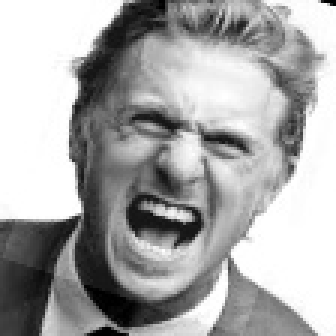
//> input picture code/ascend_310B/smart_ip_interaction/datasets/emotion_dataset_6cls/test/angry/4_jpg.rf.f9677a5917b25f15e8441198f8145abc_0.jpg, 112 x 112 px (shown 3 times larger)
$ ./host ../../../../../../../../ascend_310B/smart_ip_interaction/datasets/emotion_dataset_6cls/test/angry/20231118_194043_jpg.rf.3103f7b5193b400b794ffb58ec3b2d90_0.jpg ../../../../../../../../ascend_310B/smart_ip_interaction/datasets/emotion_dataset_6cls/test/angry/4_jpg.rf.f9677a5917b25f15e8441198f8145abc_0.jpg 100 100 3   (built with g++ and OpenCV 4)
//> lines starting //> are read from the running program, lines starting //| are printed output that depends on the picture
// [15 lines of licence text are left out]

#define PROFILE

#include <fstream>
#include <chrono>
#include <common/xf_aie_sw_utils.hpp>
#include <common/xfcvDataMovers.h>
#include <sstream>
#include <stdint.h>
#include <stdio.h>
#include <stdlib.h>
#include <xrt/experimental/xrt_kernel.h>
#include <xrt/experimental/xrt_graph.h>
#include <xrt/experimental/xrt_aie.h>
#include <cmath>
#include <string.h>
#include <vector>

#include "config.h"
//#include <opencv2/opencv.hpp>

/*
 ******************************************************************************
 * Top level executable
 ******************************************************************************
 */

int main(int argc, char** argv) {
    try {
        if (argc < 3) {
            std::stringstream errorMessage;
            errorMessage << argv[0] << " <xclbin> <inputImage1> <input_width> <input_height> <iterations> ";
            std::cerr << errorMessage.str();
            throw std::invalid_argument(errorMessage.str());
        }

        const char* xclBinName = argv[1];
        //////////////////////////////////////////
        // Read image from file and resize
        //////////////////////////////////////////
        cv::Mat srcImage;
        srcImage = cv::imread(argv[2], 1);
//> srcImage is the input picture: 112 rows x 112 cols, CV_8UC3; min 0, max 255, mean 168.3

        cv::Mat srcImage1 = srcImage(cv::Range(0, srcImage.rows), cv::Range(0, srcImage.cols));
        cvtColor(srcImage, srcImage1, cv::COLOR_BGR2RGBA, 0);

        int width = srcImage1.cols;
//> width = 112
        if (argc >= 4) width = atoi(argv[3]);
//> width = 100
        int height = srcImage1.rows;
//> height = 112
        if (argc >= 5) height = atoi(argv[4]);
//> height = 100
        if ((width != srcImage1.cols) || (height != srcImage1.rows))
            cv::resize(srcImage1, srcImage1, cv::Size(width, height));
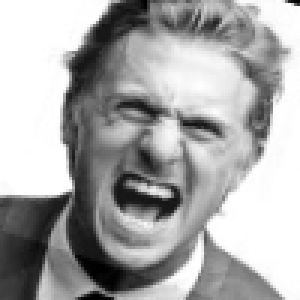
//> srcImage1: 100 rows x 100 cols, CV_8UC4 (shown 3 times larger); mean R, G, B, A 168.2, 168.2, 168.2, 255

        int iterations = 1;
        if (argc >= 6) iterations = atoi(argv[5]);
//> iterations = 3

        int op_width = srcImage1.cols;
//> op_width = 100
        int op_height = srcImage1.rows;
//> op_height = 100

        std::cout << "Image1 size" << std::endl;
        std::cout << srcImage1.rows << std::endl;
//| 100
        std::cout << srcImage1.cols << std::endl;
//| 100
        std::cout << srcImage1.elemSize() << std::endl;
//| 4
        std::cout << "Image size (end)" << std::endl;

        //////////////////////////////////////////
        // Run opencv reference test (absdiff design)
        //////////////////////////////////////////

        // coeffs
        int16_t* coeffs = (int16_t*)malloc(16 * sizeof(int16_t) + 3 * 3 * sizeof(int16_t));
        uint16_t* coeffs_awb = (uint16_t*)(coeffs + 16);
        int16_t* coeffs_ccm = coeffs;

        // awb rtps
        int min[4], max[4];
        min[0] = 36;
        min[1] = 25;
        min[2] = 14;
        min[3] = 0;
        max[0] = 172;
        max[1] = 93;
        max[2] = 234;
        max[3] = 0;
        compute_awb_params(coeffs_awb, min, max);
//> (this line was passed over: compute_awb_params is not available in this run)

        // c-ref

        // Initializa device
        xF::deviceInit(xclBinName);
//> (this line was passed over: xF is not available in this run)

        // [6 lines of commented-out code are left out]

        std::vector<uint8_t> srcData1;
        srcData1.assign(srcImage1.data, (srcImage1.data + srcImage1.total() * 4));
//> srcData1 = 40000 items
        cv::Mat src(srcImage1.rows, srcImage1.cols, CV_8UC1, (void*)srcData1.data());
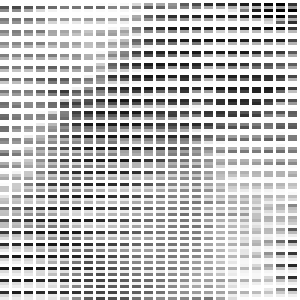
//> src: 100 rows x 100 cols, CV_8UC1 (shown 3 times larger); min 0, max 255, mean 199.9

        std::vector<uint8_t> srcData1_vec;
        srcData1_vec.assign(srcImage1.data, (srcImage1.data + srcImage1.total() * 4));
//> srcData1_vec = 40000 items

        // [5 lines of commented-out code are left out]

        std::vector<uint8_t> dstData;
        dstData.assign(op_height * op_width * 4, 0);
        cv::Mat dst(op_height, op_width, CV_8UC4, (void*)dstData.data());

//> (the run ends here: the program needs code that is not available in this run, at `T* ref_out = (T*)malloc(srcImage1.total() * 4);`)

$ run again, on code/ascend_310B/smart_ip_interaction/datasets/emotion_dataset_6cls/test/angry/GettyImages-156904795-eb52780b8c0d46ccab861ca71ee37881_jpg.rf.3cec9b48cabeb45e96a886fa8148073d_0.jpg
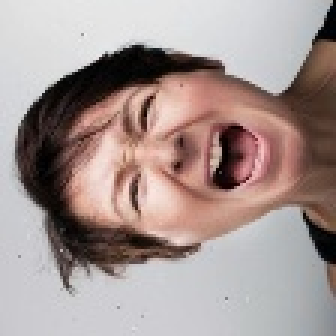
//> input picture code/ascend_310B/smart_ip_interaction/datasets/emotion_dataset_6cls/test/angry/GettyImages-156904795-eb52780b8c0d46ccab861ca71ee37881_jpg.rf.3cec9b48cabeb45e96a886fa8148073d_0.jpg, 112 x 112 px (shown 3 times larger)
//> srcImage is the input picture: 112 rows x 112 cols, CV_8UC3; mean B, G, R 146.6, 149.6, 165.2
//> `if (argc >= 4) width = atoi(argv[3]);`: width = 100
//> `cv::resize(srcImage1, srcImage1, cv::Size(width, height));`:
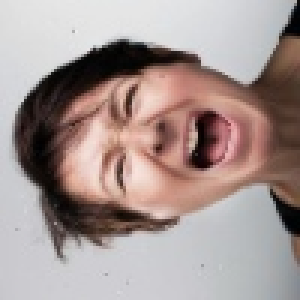
//> srcImage1: 100 rows x 100 cols, CV_8UC4 (shown 3 times larger); mean R, G, B, A 165.1, 149.5, 146.4, 255
//> iterations = 3
//| 100
//| 100
//| 4
//> srcData1 = 40000 items
//> `cv::Mat src(srcImage1.rows, srcImage1.cols, CV_8UC1, (void*)srcData1.d..`:
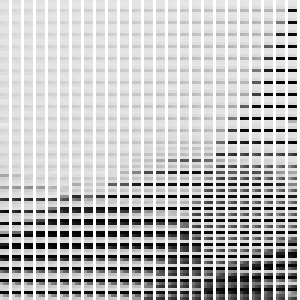
//> src: 100 rows x 100 cols, CV_8UC1 (shown 3 times larger); min 0, max 255, mean 196.3

$ run again, on code/ascend_310B/smart_ip_interaction/datasets/emotion_dataset_6cls/test/angry/IMG_1159_PNG.rf.66f8831c9b29bb96ec4f3970fffd9a64_0.jpg
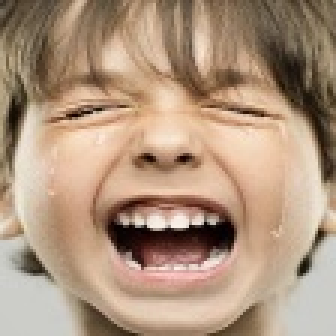
//> input picture code/ascend_310B/smart_ip_interaction/datasets/emotion_dataset_6cls/test/angry/IMG_1159_PNG.rf.66f8831c9b29bb96ec4f3970fffd9a64_0.jpg, 112 x 112 px (shown 3 times larger)
//> srcImage is the input picture: 112 rows x 112 cols, CV_8UC3; mean B, G, R 125.8, 148.8, 175.1
//> `if (argc >= 4) width = atoi(argv[3]);`: width = 100
//> `cv::resize(srcImage1, srcImage1, cv::Size(width, height));`:
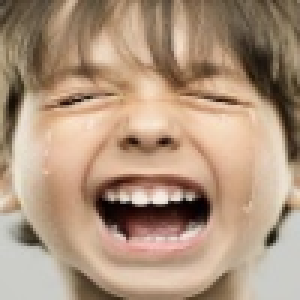
//> srcImage1: 100 rows x 100 cols, CV_8UC4 (shown 3 times larger); mean R, G, B, A 175, 148.7, 125.8, 255
//> iterations = 3
//| 100
//| 100
//| 4
//> srcData1 = 40000 items
//> `cv::Mat src(srcImage1.rows, srcImage1.cols, CV_8UC1, (void*)srcData1.d..`:
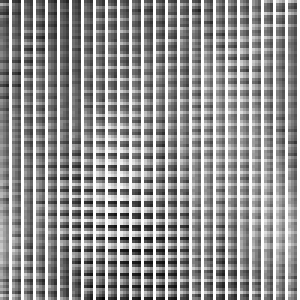
//> src: 100 rows x 100 cols, CV_8UC1 (shown 3 times larger); min 3, max 255, mean 153.1

$ run again, on code/ascend_310B/smart_ip_interaction/datasets/emotion_dataset_6cls/test/angry/angry_629_jpg.rf.2e4f9940e0941053ab938ec98ace5c3a_0.jpg
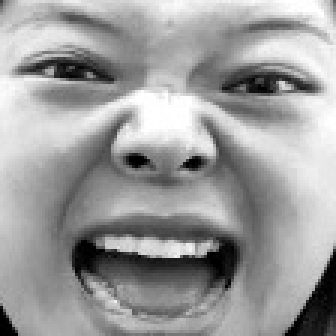
//> input picture code/ascend_310B/smart_ip_interaction/datasets/emotion_dataset_6cls/test/angry/angry_629_jpg.rf.2e4f9940e0941053ab938ec98ace5c3a_0.jpg, 112 x 112 px (shown 3 times larger)
//> srcImage is the input picture: 112 rows x 112 cols, CV_8UC3; min 0, max 255, mean 156.7
//> `if (argc >= 4) width = atoi(argv[3]);`: width = 100
//> `cv::resize(srcImage1, srcImage1, cv::Size(width, height));`:
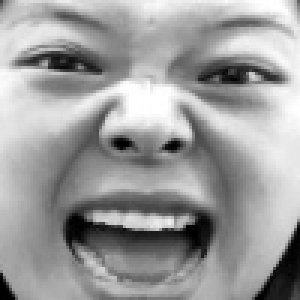
//> srcImage1: 100 rows x 100 cols, CV_8UC4 (shown 3 times larger); mean R, G, B, A 156.6, 156.6, 156.6, 255
//> iterations = 3
//| 100
//| 100
//| 4
//> srcData1 = 40000 items
//> `cv::Mat src(srcImage1.rows, srcImage1.cols, CV_8UC1, (void*)srcData1.d..`:
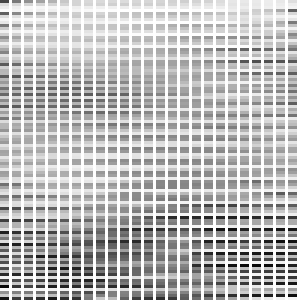
//> src: 100 rows x 100 cols, CV_8UC1 (shown 3 times larger); min 8, max 255, mean 191.5
